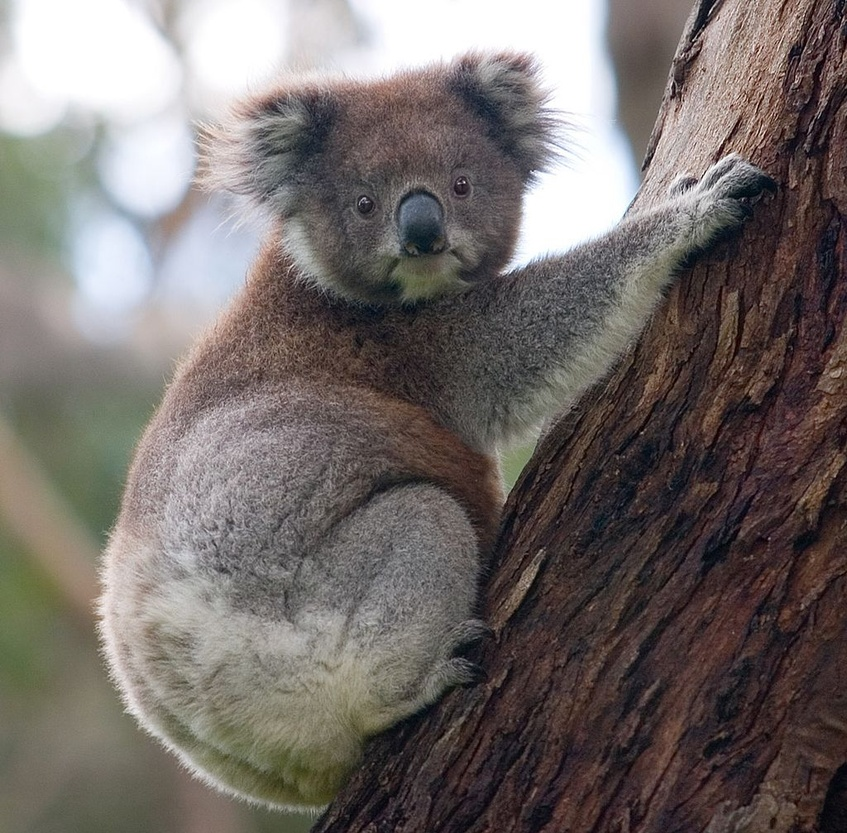
#> input picture test.jpg, 847 x 833 px, shrunk from 1024 x 1007 before the run, given in place of lot3.mp4, which was not available
$ python edgedetection.py
#> lines starting #> are read from the running program, lines starting #| are printed output that depends on the picture; after the words box and inside, x2 and y2 are one past the last pixel; in counts of white or black regions, pixels touching at a corner belong together; pictures that were not available may be replaced by others from this repository, and a replacement may not be noted
import cv2
import numpy as np


fn = r"lot3.mp4"
cap = cv2.VideoCapture(fn)

while (1):

    _, frame = cap.read()
#> frame is the input picture: shape (833, 847, 3); mean B, G, R 105.9, 108.7, 115.8
    hsv = cv2.cvtColor(frame, cv2.COLOR_BGR2HSV)
#> hsv: shape (833, 847, 3); mean H, S, V 63.6, 43.8, 118

    lower_red = np.array([30, 150, 50])
    upper_red = np.array([255, 255, 180])

    mask = cv2.inRange(hsv, lower_red, upper_red)
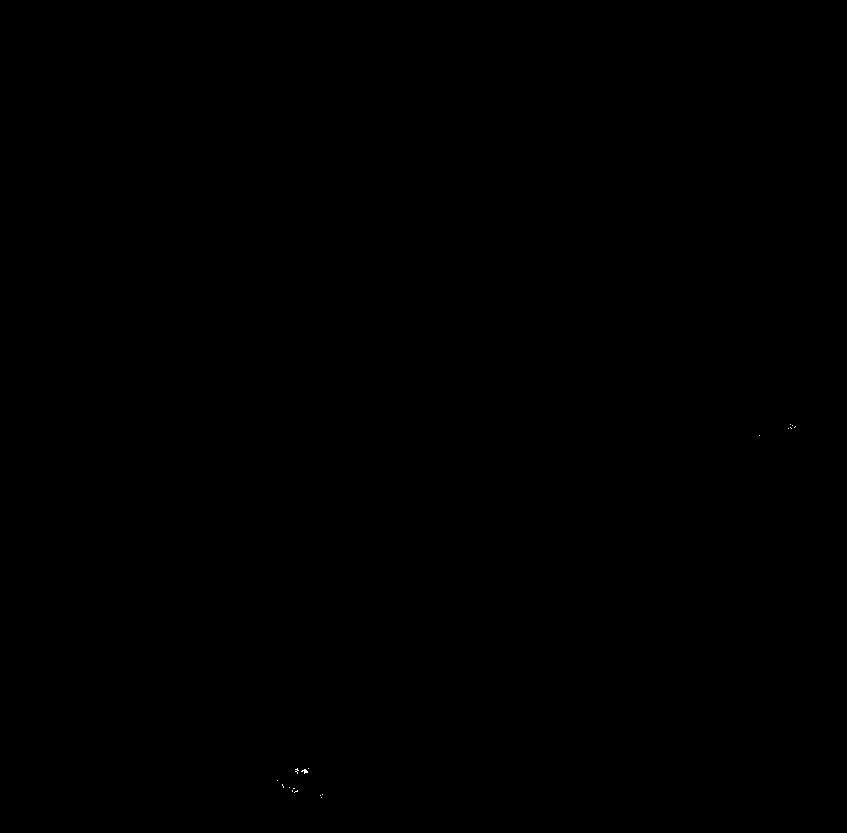
#> mask: shape (833, 847); 0.01% white in thin lines or dots, all inside (x1, y1, x2, y2) = (277, 424, 796, 798)
    res = cv2.bitwise_and(frame, frame, mask=mask)

    cv2.imshow('Original', frame)
    edges = cv2.Canny(frame, 100, 300)
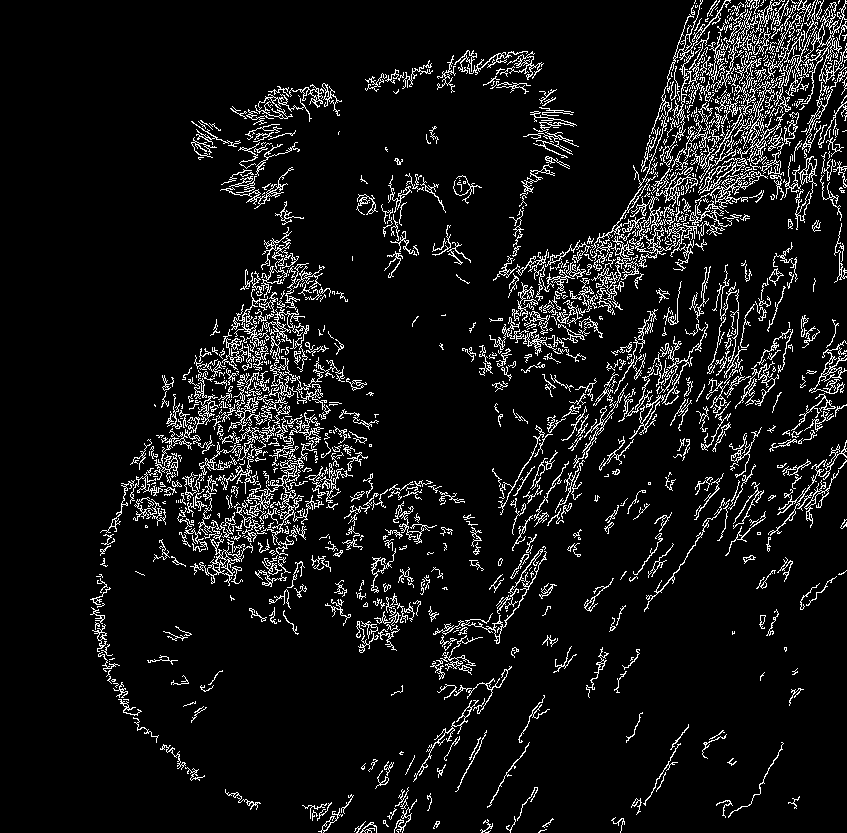
#> edges: shape (833, 847); 8% white in thin lines or dots, all inside (x1, y1, x2, y2) = (90, 0, 847, 833)

    cv2.imshow('Edges', edges)

    k = cv2.waitKey(5) & 0xFF
#> (key Esc is pressed here)
    if k == 27:
        break
    cv2.waitKey(0)


cv2.destroyAllWindows()
cap.release()

$ run again, on dog.jpg
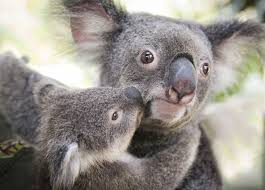
#> input picture dog.jpg, 265 x 190 px, given in place of lot3.mp4, which was not available
#> frame is the input picture: shape (190, 265, 3); mean B, G, R 137.7, 144.1, 149.2
#> hsv: shape (190, 265, 3); mean H, S, V 53.1, 25.8, 150.2
#> mask: shape (190, 265); 0% white in thin lines or dots, all inside (x1, y1, x2, y2) = (16, 144, 20, 149)
#> `edges = cv2.Canny(frame, 100, 300)`:
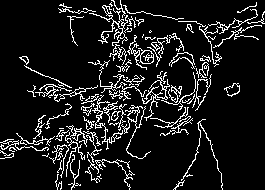
#> edges: shape (190, 265); 10.7% white in thin lines or dots

$ run again, on frame11.jpg
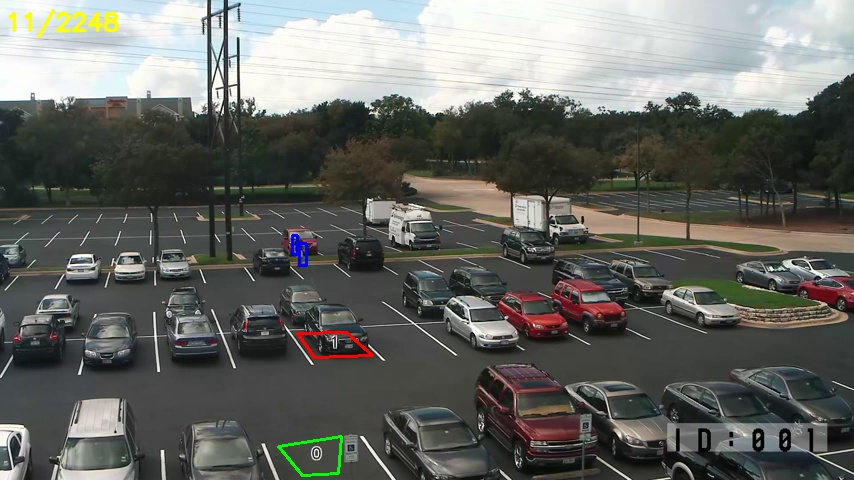
#> input picture frame11.jpg, 854 x 480 px, given in place of lot3.mp4, which was not available
#> frame is the input picture: shape (480, 854, 3); mean B, G, R 100.5, 105, 103.4
#> hsv: shape (480, 854, 3); mean H, S, V 57.9, 34.2, 108.7
#> `mask = cv2.inRange(hsv, lower_red, upper_red)`:
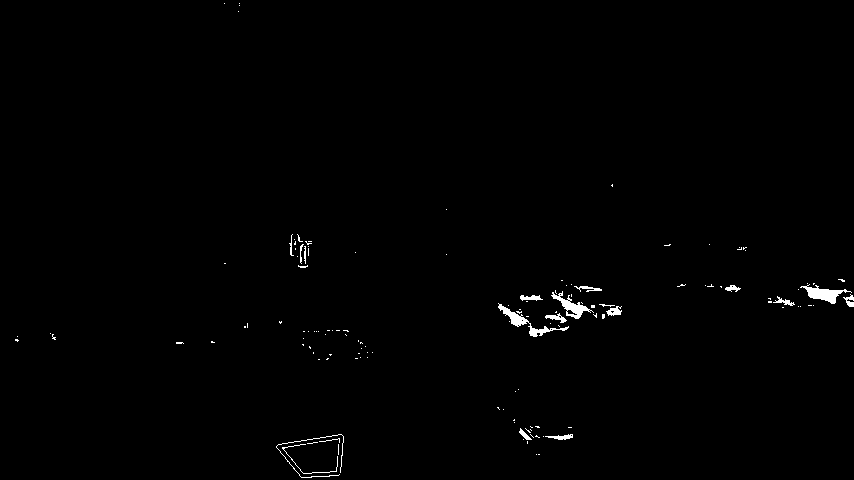
#> mask: shape (480, 854); 0.67% white; 134 white regions (115 under 20 px), largest, box (x1, y1, x2, y2) and area: (498, 303, 569, 337) 425, (800, 284, 852, 304) 399, (551, 291, 594, 319) 355
#> `edges = cv2.Canny(frame, 100, 300)`:
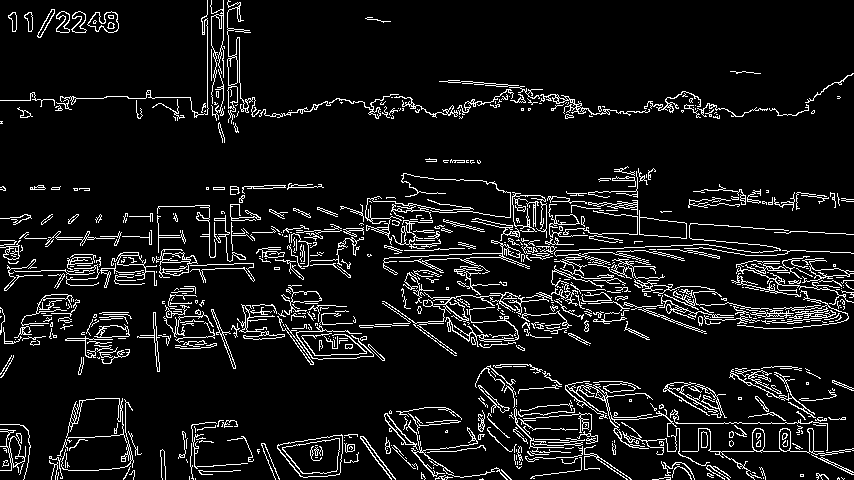
#> edges: shape (480, 854); 8.5% white in thin lines or dots
